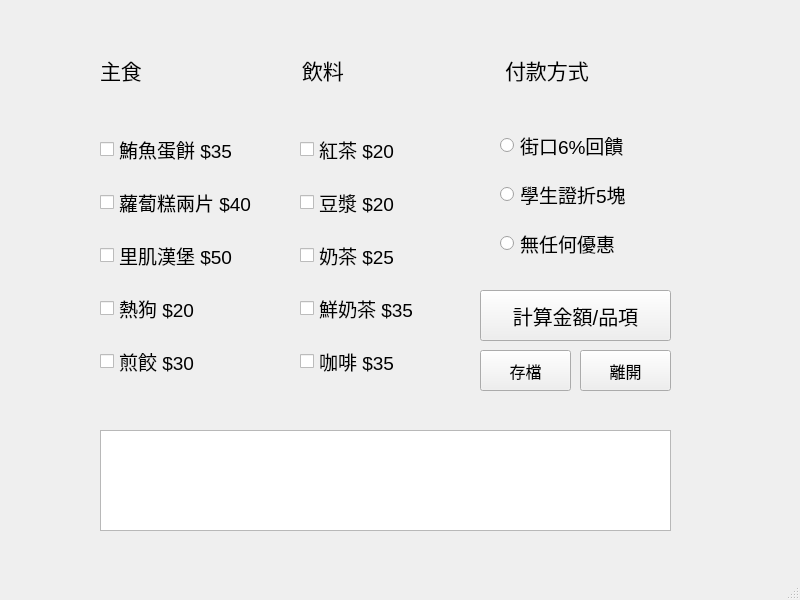
<?xml version="1.0" encoding="UTF-8"?>
<ui version="4.0">
 <class>MainWindow</class>
 <widget class="QMainWindow" name="MainWindow">
  <property name="geometry">
   <rect>
    <x>0</x>
    <y>0</y>
    <width>800</width>
    <height>600</height>
   </rect>
  </property>
  <property name="windowTitle">
   <string>MainWindow</string>
  </property>
  <widget class="QWidget" name="centralwidget">
   <widget class="QWidget" name="verticalLayoutWidget_2">
    <property name="geometry">
     <rect>
      <x>300</x>
      <y>120</y>
      <width>151</width>
      <height>271</height>
     </rect>
    </property>
    <layout class="QVBoxLayout" name="verticalLayout_2">
     <item>
      <widget class="QCheckBox" name="blacktea">
       <property name="font">
        <font>
         <pointsize>14</pointsize>
        </font>
       </property>
       <property name="text">
        <string>紅茶 $20</string>
       </property>
      </widget>
     </item>
     <item>
      <widget class="QCheckBox" name="soymilk">
       <property name="font">
        <font>
         <pointsize>14</pointsize>
        </font>
       </property>
       <property name="text">
        <string>豆漿 $20</string>
       </property>
      </widget>
     </item>
     <item>
      <widget class="QCheckBox" name="milktea">
       <property name="font">
        <font>
         <pointsize>14</pointsize>
        </font>
       </property>
       <property name="text">
        <string>奶茶 $25</string>
       </property>
      </widget>
     </item>
     <item>
      <widget class="QCheckBox" name="freshMilktea">
       <property name="font">
        <font>
         <pointsize>14</pointsize>
        </font>
       </property>
       <property name="text">
        <string>鮮奶茶 $35</string>
       </property>
      </widget>
     </item>
     <item>
      <widget class="QCheckBox" name="coffee">
       <property name="font">
        <font>
         <pointsize>14</pointsize>
        </font>
       </property>
       <property name="text">
        <string>咖啡 $35</string>
       </property>
      </widget>
     </item>
    </layout>
   </widget>
   <widget class="QWidget" name="horizontalLayoutWidget">
    <property name="geometry">
     <rect>
      <x>100</x>
      <y>30</y>
      <width>601</width>
      <height>80</height>
     </rect>
    </property>
    <layout class="QHBoxLayout" name="horizontalLayout">
     <item>
      <widget class="QLabel" name="label_3">
       <property name="font">
        <font>
         <pointsize>16</pointsize>
        </font>
       </property>
       <property name="text">
        <string>主食</string>
       </property>
      </widget>
     </item>
     <item>
      <widget class="QLabel" name="label_2">
       <property name="font">
        <font>
         <pointsize>16</pointsize>
        </font>
       </property>
       <property name="text">
        <string>飲料</string>
       </property>
      </widget>
     </item>
     <item>
      <widget class="QLabel" name="label">
       <property name="font">
        <font>
         <pointsize>16</pointsize>
        </font>
       </property>
       <property name="text">
        <string>付款方式</string>
       </property>
      </widget>
     </item>
    </layout>
   </widget>
   <widget class="QTextBrowser" name="showData">
    <property name="geometry">
     <rect>
      <x>100</x>
      <y>430</y>
      <width>571</width>
      <height>101</height>
     </rect>
    </property>
   </widget>
   <widget class="QWidget" name="verticalLayoutWidget_3">
    <property name="geometry">
     <rect>
      <x>500</x>
      <y>120</y>
      <width>171</width>
      <height>151</height>
     </rect>
    </property>
    <layout class="QVBoxLayout" name="verticalLayout_3">
     <item>
      <widget class="QRadioButton" name="jkoPay">
       <property name="font">
        <font>
         <pointsize>14</pointsize>
        </font>
       </property>
       <property name="text">
        <string>街口6%回饋</string>
       </property>
      </widget>
     </item>
     <item>
      <widget class="QRadioButton" name="studentPay">
       <property name="font">
        <font>
         <pointsize>14</pointsize>
        </font>
       </property>
       <property name="text">
        <string>學生證折5塊</string>
       </property>
      </widget>
     </item>
     <item>
      <widget class="QRadioButton" name="ordinaryPay">
       <property name="font">
        <font>
         <pointsize>14</pointsize>
        </font>
       </property>
       <property name="text">
        <string>無任何優惠</string>
       </property>
      </widget>
     </item>
    </layout>
   </widget>
   <widget class="QWidget" name="verticalLayoutWidget">
    <property name="geometry">
     <rect>
      <x>100</x>
      <y>120</y>
      <width>183</width>
      <height>271</height>
     </rect>
    </property>
    <layout class="QVBoxLayout" name="verticalLayout">
     <item>
      <widget class="QCheckBox" name="tunaChineseOmelet">
       <property name="font">
        <font>
         <pointsize>14</pointsize>
        </font>
       </property>
       <property name="text">
        <string>鮪魚蛋餅 $35</string>
       </property>
      </widget>
     </item>
     <item>
      <widget class="QCheckBox" name="carrotCake">
       <property name="font">
        <font>
         <pointsize>14</pointsize>
        </font>
       </property>
       <property name="text">
        <string>蘿蔔糕兩片 $40</string>
       </property>
      </widget>
     </item>
     <item>
      <widget class="QCheckBox" name="porkHamberger">
       <property name="font">
        <font>
         <pointsize>14</pointsize>
        </font>
       </property>
       <property name="text">
        <string>里肌漢堡 $50</string>
       </property>
      </widget>
     </item>
     <item>
      <widget class="QCheckBox" name="hotdog">
       <property name="font">
        <font>
         <pointsize>14</pointsize>
        </font>
       </property>
       <property name="text">
        <string>熱狗 $20</string>
       </property>
      </widget>
     </item>
     <item>
      <widget class="QCheckBox" name="dumpling">
       <property name="font">
        <font>
         <pointsize>14</pointsize>
        </font>
       </property>
       <property name="text">
        <string>煎餃 $30</string>
       </property>
      </widget>
     </item>
    </layout>
   </widget>
   <widget class="QPushButton" name="pushButton">
    <property name="geometry">
     <rect>
      <x>480</x>
      <y>290</y>
      <width>191</width>
      <height>51</height>
     </rect>
    </property>
    <property name="font">
     <font>
      <pointsize>15</pointsize>
     </font>
    </property>
    <property name="text">
     <string>計算金額/品項</string>
    </property>
   </widget>
   <widget class="QPushButton" name="pushButton_2">
    <property name="geometry">
     <rect>
      <x>480</x>
      <y>350</y>
      <width>91</width>
      <height>41</height>
     </rect>
    </property>
    <property name="font">
     <font>
      <pointsize>12</pointsize>
     </font>
    </property>
    <property name="text">
     <string>存檔</string>
    </property>
   </widget>
   <widget class="QPushButton" name="pushButton_3">
    <property name="geometry">
     <rect>
      <x>580</x>
      <y>350</y>
      <width>91</width>
      <height>41</height>
     </rect>
    </property>
    <property name="font">
     <font>
      <pointsize>12</pointsize>
     </font>
    </property>
    <property name="text">
     <string>離開</string>
    </property>
   </widget>
  </widget>
  <widget class="QMenuBar" name="menubar">
   <property name="geometry">
    <rect>
     <x>0</x>
     <y>0</y>
     <width>800</width>
     <height>21</height>
    </rect>
   </property>
  </widget>
  <widget class="QStatusBar" name="statusbar"/>
 </widget>
 <resources/>
 <connections/>
</ui>
